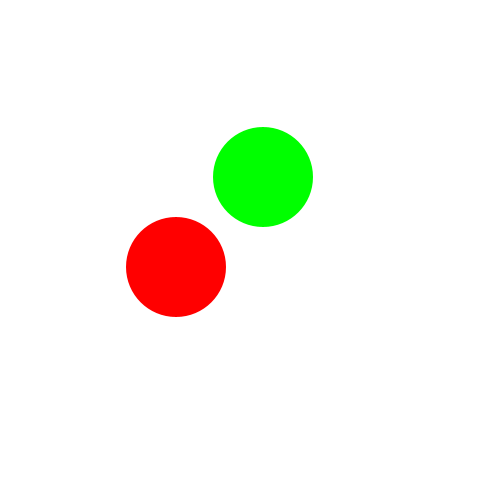
Frame 1 (no input)
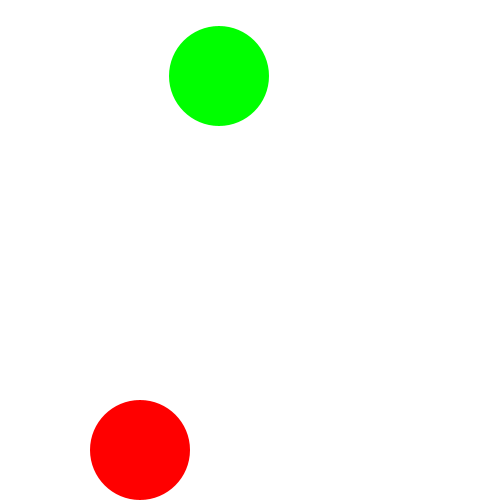
Frame 60 (the mouse pressed at the canvas centre just before this capture)
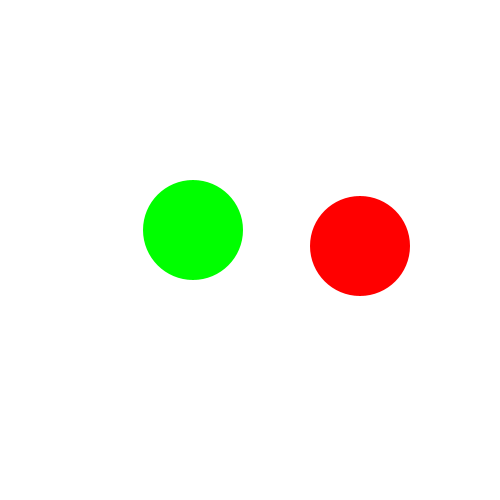
Frame 120 (the mouse held since frame 60 and released just before this capture)

The Processing sketch that drew these frames (run headless with seeded random() and noise(); from frame 60 on, the mouse is pressed at the canvas centre):

// Processing sketch: ColoredBouncingBalls
// ── ColoredBouncingBalls.pde
Ball ball1;
Ball ball2;

void setup() {
  size(500, 500);
  background(255);
  
  ball1 = new Ball(50, #FF0000, width / 3, height / 2, 10, 17);
  ball2 = new Ball(50, #00FF00, width / 2, height / 3, 13, 11);
}

void draw() {
  background(255);
  
  ball1.move();
  ball2.move();
  
  ball1.display();
  ball2.display();
}
// ── Ball.pde
class Ball {
  float radius;
  color fillColor;
  float x;
  float y;
  float vx;
  float vy;
  
  Ball(float radius, color fillColor, float x, float y, float vx, float vy) {
    this.radius = radius;
    this.fillColor = fillColor;
    this.x = x;
    this.y = y;
    this.vx = vx;
    this.vy = vy;
  }
  
  void move() {
    x += vx;
    y += vy;
    bounce();
  }
  
  void bounce() {
    if (x + radius > width) {
      x = width - radius;
      vx = -vx;
    } else if(x - radius < 0) {
      x = radius;
      vx = -vx;
    }
    if (y + radius > height) {
      y = height - radius;
      vy = -vy;
    } else if(y - radius < 0) {
      y = radius;
      vy = -vy;
    }
  }
  
  void display() {
    noStroke();
    fill(fillColor);
    ellipse(x, y, 2 * radius, 2 * radius);
  }
}
